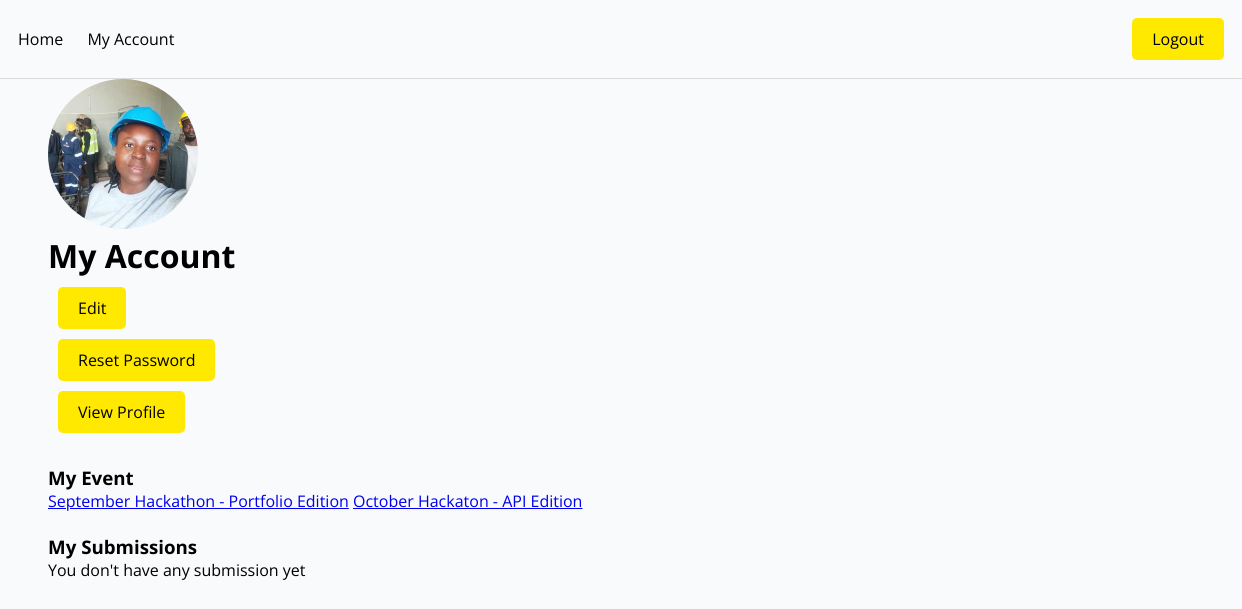
The page /account/ (signed in) on the database its author committed.
### base/models.py (models this page shows, shortened)
class User(AbstractUser):
    name = models.CharField(max_length=100, null=True)
    email = models.EmailField(unique=True, null=True)
    bio = models.TextField(null=True, blank=True)
    hackathon_participants = models.BooleanField(default=True, null=True)
    id = models.UUIDField(default=uuid.uuid4, unique=True, primary_key=True, editable=False)
    avatar = ResizedImageField(size=[300, 300], crop=['middle', 'center'], default='avatar.jpg')
    USERNAME_FIELD = 'email'
    REQUIRED_FIELDS = ['username']
    twitter = models.URLField(max_length=500, null=True, blank=True)
    linkedin = models.URLField(max_length=500, null=True, blank=True)
    facebook = models.URLField(max_length=500, null=True, blank=True)
    website = models.URLField(max_length=500, null=True, blank=True)
    github = models.URLField(max_length=500, null=True, blank=True)

class Event(models.Model):
    name = models.CharField(max_length=200)
    description = models.TextField(null=True, blank=True)
    participants = models.ManyToManyField(User, blank=True, related_name='event')
    start_date = models.DateTimeField(null=True)
    end_date = models.DateTimeField(null=True)
    registration_deadline = models.DateTimeField(null=True)
    updated = models.DateTimeField(auto_now=True)
    created = models.DateTimeField(auto_now_add=True)
    id = models.UUIDField(default=uuid.uuid4, unique=True, primary_key=True, editable=False)

### base/views.py (the view)
# urls.py: path('account/', views.account_page, name="account"),
@login_required(login_url="login")
def account_page(request):
    user = request.user
    context = {'user':user}
    return render(request, 'account.html', context)

### templates/account.html
{% extends 'main.html' %}
{% block content %}
<div class="sesction">
    <img class="image-lg" src="{{user.avatar.url}}">
    <h1>My Account</h1>
    <a href="{% url 'edit_account' %}" class="btn btn--warning">Edit</a>
    <a href="{% url 'change_password' %}" class="btn btn--warning">Reset Password</a>
    <a href="{% url 'profile' user.id %}" class="btn btn--warning">View Profile</a>
</div>
<br>
<div class="sesction">
    <h3>My Event</h3>
    {% for event in user.event.all %}
   <a href="{% url 'event' event.id %}">{{event.name}}</a>
   {% empty %}
   <p>You haven't register for any event</p>
   {% endfor %}
</div>
<br>
<div class="sesction">
    <h3>My Submissions</h3>
    {% for sub in user.submissions.all %}
    <a href="{% url 'update_submission' sub.id %}">{{sub.event.name}}</a>
    {% empty %}
    <p>You don't have any submission yet</p>
    {% endfor %}
</div>
{% endblock content %}

### static/css/main.css (style rules this page uses)
* { box-sizing: border-box; margin: 0; padding: 0; font-family: 'Open Sans'; background-color: rgb(249, 250, 251); }
.btn { padding: 10px 20px; border-radius: 5px; text-decoration: none; background-color: gray; color: black; display: block; width: fit-content; margin: 10px; border:none }
.btn--warning { background-color: #ffe900; }
.image-lg { height: 150px; width: 150px; object-fit: cover; border-radius: 50%; }

### rows shown on the page
User: avatar (picture)
Event: name "September Hackathon - Portfolio Edition"
Event: name "October Hackaton - API Edition"
